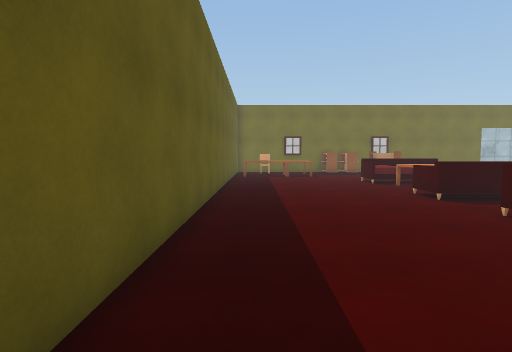
View 1 (above)

20 first-person views from a walk through a Unity game level. The camera is 1.4 m above the floor, tilts 4° down and sees 80° across. The floor is counted in squares, 1 m on a side. Each view is taken from the middle of a square. On the plan, view 1 faces up. The plan holds only what a view shows up to about 14 squares ahead; the rest is blank. Surface patterns are stand-ins for the level's own textures.

View 2
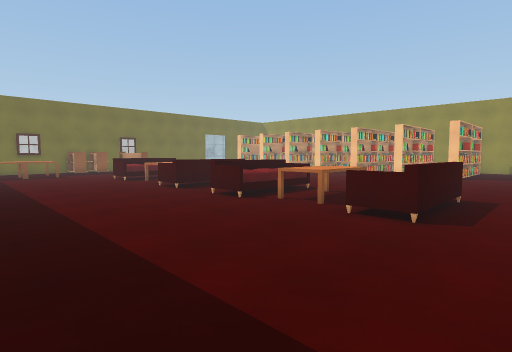

View 3
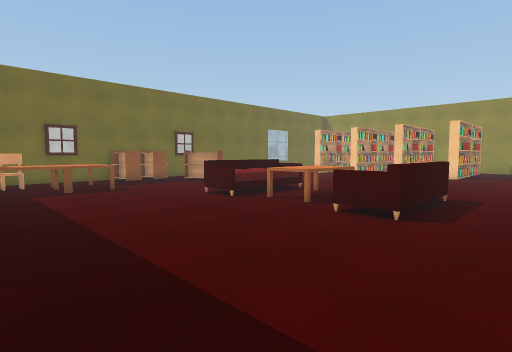

View 4
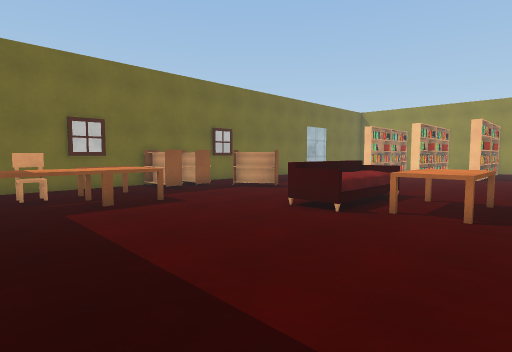

View 5
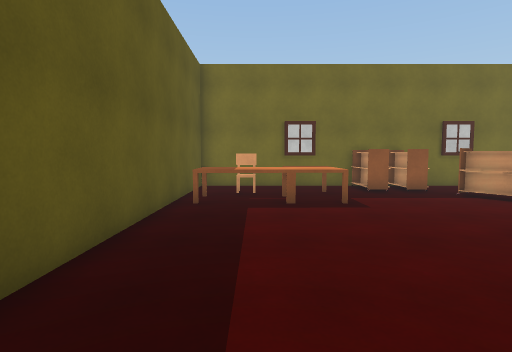

View 6
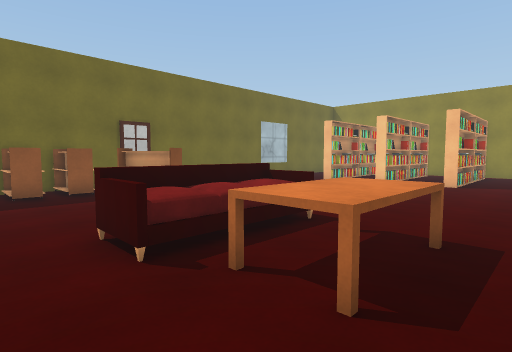

View 7
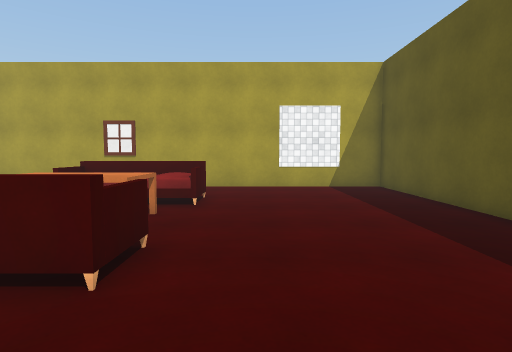

View 8
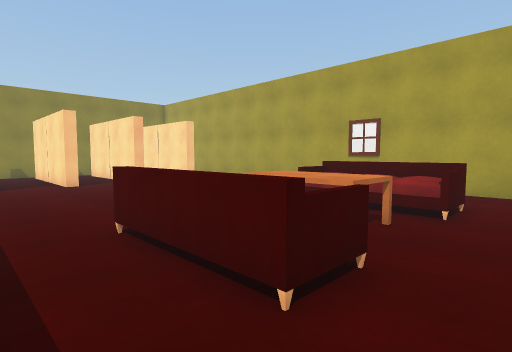

View 9
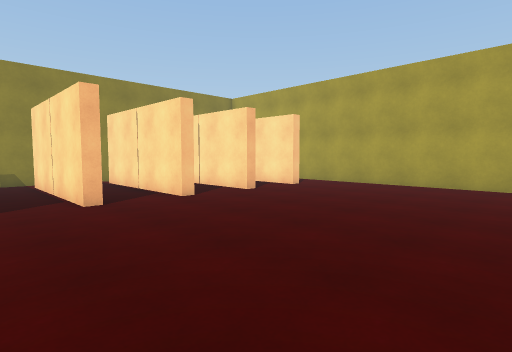

View 10
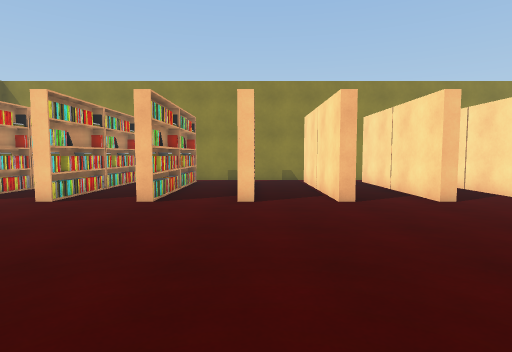

View 11
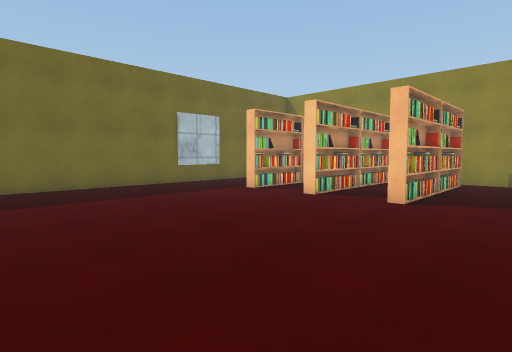

View 12
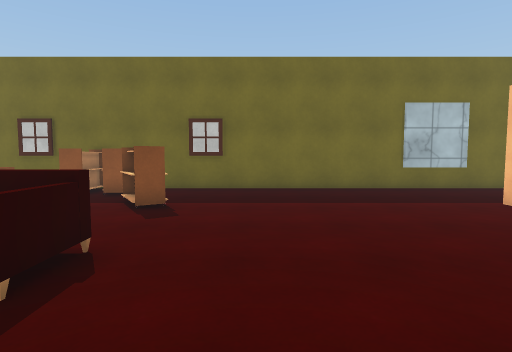

View 13
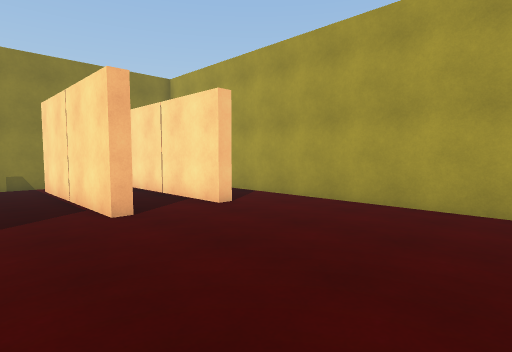

View 14
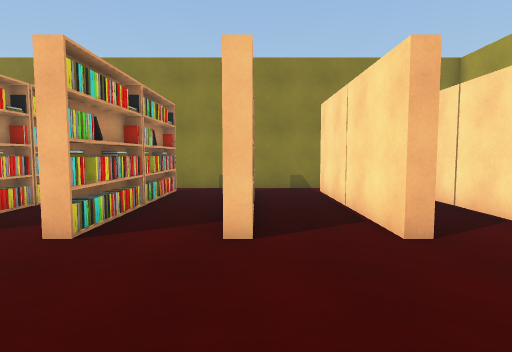

View 15
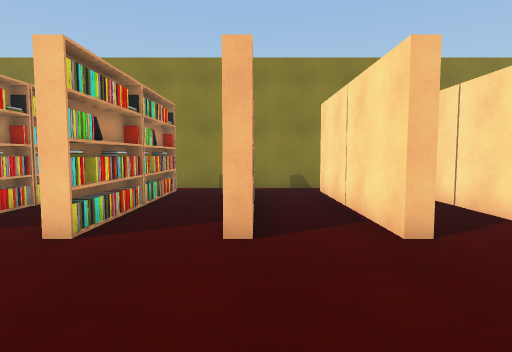

View 16
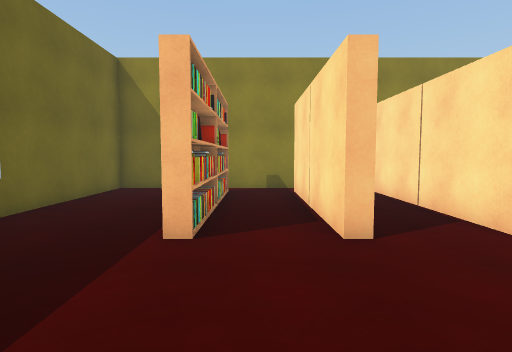

View 17
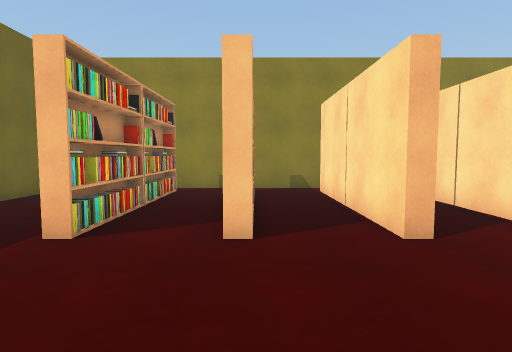

View 18
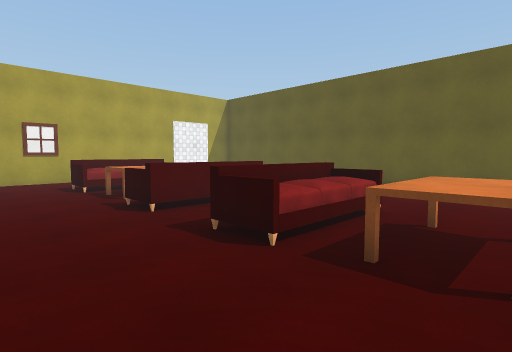

View 19
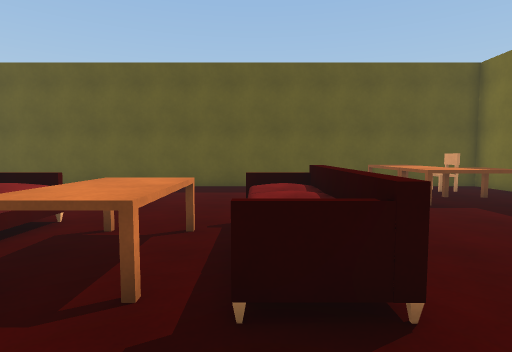

View 20
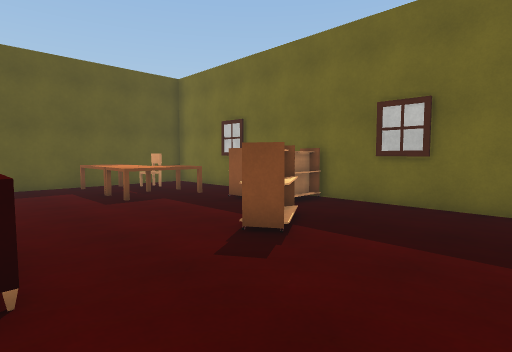

### Floor plan
Points are (right, up) in squares from view 1. A wall is a line through its corners. A room is listed if a view was taken in it or the views show most of it. See-through windows are left out.
Room 1 (views 1, 2, 3, 4, 5, 6, 7, 8, 9, 10, 11, 12, 13, 14, 15, 16, 17, 18, 19, 20)
walls: (20.4, 11.5) (23.2, 11.5); (19, 5) (19, 5.5) (25.7, 5.5); (21.8, 11) (21.3, 11.3); (22.2, 8.5) (19.8, 8.5); (22.2, 11.5) (19.8, 11.5); (19.9, 17) (19.9, 17.5); (19, 2) (19, 2.5) (25.7, 2.5); (22.2, 14.5) (20.2, 14.5); (22.2, 17.5) (19.6, 17.5); (19.9, 20) (19.9, 20.5); (19, -1) (19, -0.5) (25, -0.5); (25.6, 8.5) (23.6, 8.5); (25.6, 11.5) (23.6, 11.5); (25.7, 11.1) (19, 11.1) (19, 11.6); (25.7, 8.1) (19, 8.1) (19, 8.5) (25.7, 8.5); (24, 17.1) (19, 17.1) (19, 17.5) (25.7, 17.5); (21.9, 19.9) (21.4, 20.2); (24.1, 17.5) (23.2, 17.5); (25.8, 14.1) (19, 14.1) (19, 14.5) (25.7, 14.5); (22.2, 20.5) (19.5, 20.5); (26.8, 2.3) (26.8, 20.4); (25.7, 20.1) (19, 20.1) (19, 20.6); (25.6, 20.5) (23.6, 20.5); (26.8, 22.9) (26.8, 24.7) (-1.5, 24.7) (-1.5, -3.4) (21.9, -3.4)
ways out: gap at (26, 2); gap at (26, 5); gap at (26, 8); gap at (26, 11); gap at (26, 14); gap at (26, 17); gap at (26, 20)
objects: table (-1, 20) to (2, 21); chair (0, 22) to (1, 22); table (2, 20) to (4, 23); cart (5, 23) to (6, 24); sofa (6, 0) to (9, 1); sofa (6, 6) to (9, 7); sofa (6, 10) to (9, 11); sofa (6, 15) to (9, 16); table (7, 3) to (9, 4); table (7, 12) to (9, 14); cart (7, 23) to (7, 24); cart (8, 20) to (9, 22)

Positions as (right, up) in squares from view 1, and headings:
1: (0, 0), facing up
2: (-1, -2), facing up-right
3: (-1, 7), facing up-right
4: (-1, 11), facing up-right
5: (1, 11), facing up
6: (4, 11), facing up-right
7: (4, 10), facing down
8: (4, 9), facing down-right
9: (10, 11), facing down-right
10: (10, 11), facing right
11: (10, 11), facing up-right
12: (12, 12), facing up
13: (12, 5), facing down-right
14: (14, 5), facing right
15: (14, 8), facing right
16: (14, 19), facing right
17: (14, 17), facing right
18: (13, 14), facing down-left
19: (12, 15), facing left
20: (13, 16), facing up-left
